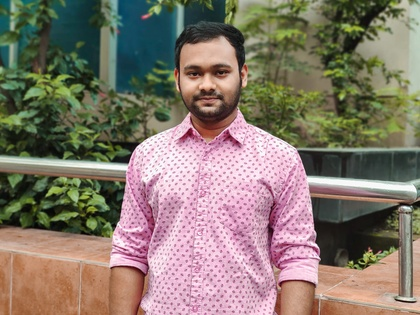
%> input picture MATLAB/MATLAB/lemon.jpg, 420 x 315 px, shrunk from 1440 x 1080 before the run
$ octave matlab1.m   (GNU Octave 9; MATLAB toolbox functions it lacks are replaced by stand-ins)
%> lines starting %> are read from the running program, lines starting %| are printed output that depends on the picture
%I=imread('C:\Users\lrlem\Downloads\MATLAB\lemon.jpg')
I = imread('C:\Users\lrlem\Downloads\MATLAB\lemon.jpg');
%> I is the input picture: size 315x420x3 uint8; mean R, G, B 133.5, 121, 108.6
figure;
imshow(I);
I=rgb2gray(I);
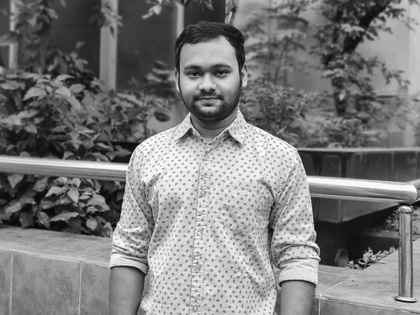
%> I: size 315x420 uint8; min 2, max 254, mean 123.3
[row,col]=size(I);
%> row = 315; col = 420
K=uint8(ones(row,col));
for i=1:row
    for j=1:col
        K(j,i)=I(i,j);
    end
end
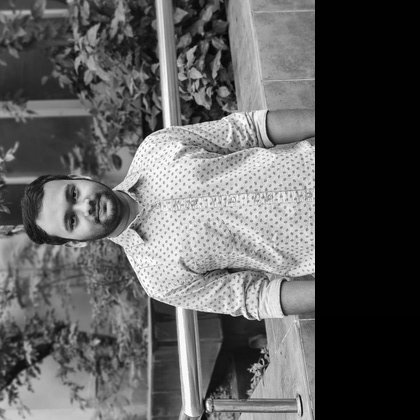
%> K: size 420x420 uint8; min 0, max 254, mean 92.7
figure;
imshow(K);

%z=I(:,:,1)
%imshow(z)
